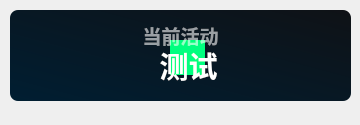
<?xml version="1.0" encoding="UTF-8"?>
<ui version="4.0">
 <class>Form</class>
 <widget class="QWidget" name="Form">
  <property name="geometry">
   <rect>
    <x>0</x>
    <y>0</y>
    <width>360</width>
    <height>125</height>
   </rect>
  </property>
  <property name="minimumSize">
   <size>
    <width>0</width>
    <height>100</height>
   </size>
  </property>
  <property name="maximumSize">
   <size>
    <width>16777215</width>
    <height>65536</height>
   </size>
  </property>
  <property name="windowTitle">
      <string>当前</string>
  </property>
  <widget class="QPushButton" name="subject">
   <property name="geometry">
    <rect>
     <x>10</x>
     <y>40</y>
     <width>341</width>
     <height>51</height>
    </rect>
   </property>
   <property name="font">
    <font>
     <family>Microsoft YaHei UI</family>
     <pointsize>22</pointsize>
     <weight>75</weight>
     <bold>true</bold>
    </font>
   </property>
   <property name="styleSheet">
    <string notr="true">QPushButton {
        qproperty-iconSize: 24px;
        color: white;
		border: none;
		color: rgba(255, 255, 255, 255);
		font-weight: bold
    }
</string>
   </property>
   <property name="text">
    <string>  测试</string>
   </property>
   <property name="icon">
    <iconset>
     <normaloff>../../../img/it.svg</normaloff>../../../img/it.svg</iconset>
   </property>
   <property name="iconSize">
    <size>
     <width>24</width>
     <height>24</height>
    </size>
   </property>
  </widget>
  <widget class="QLabel" name="blurEffect">
   <property name="geometry">
    <rect>
     <x>170</x>
     <y>40</y>
     <width>35</width>
     <height>35</height>
    </rect>
   </property>
   <property name="styleSheet">
    <string notr="true">background-color: rgb(0, 255, 127);
border-radius:20px</string>
   </property>
   <property name="text">
    <string/>
   </property>
  </widget>
  <widget class="QLabel" name="sub_title">
   <property name="geometry">
    <rect>
     <x>30</x>
     <y>0</y>
     <width>301</width>
     <height>71</height>
    </rect>
   </property>
   <property name="font">
    <font>
     <family>Microsoft YaHei UI</family>
     <pointsize>14</pointsize>
     <weight>75</weight>
     <bold>true</bold>
    </font>
   </property>
   <property name="styleSheet">
    <string notr="true">color: rgba(255, 255, 255, 150);
font-weight: bold;</string>
   </property>
   <property name="text">
    <string>当前活动</string>
   </property>
   <property name="textFormat">
    <enum>Qt::PlainText</enum>
   </property>
   <property name="alignment">
    <set>Qt::AlignCenter</set>
   </property>
  </widget>
  <widget class="QLabel" name="backgnd">
   <property name="geometry">
    <rect>
     <x>10</x>
     <y>10</y>
     <width>341</width>
     <height>91</height>
    </rect>
   </property>
   <property name="styleSheet">
    <string notr="true">background-color: qlineargradient(spread:pad, x1:0, y1:1, x2:1, y2:0, stop:0 rgba(0, 30, 50, 255), stop:1 rgba(15, 18, 22, 255));
border-radius: 8px</string>
   </property>
   <property name="text">
    <string/>
   </property>
  </widget>
  <widget class="QLabel" name="img">
   <property name="geometry">
    <rect>
     <x>30</x>
     <y>10</y>
     <width>91</width>
     <height>91</height>
    </rect>
   </property>
   <property name="styleSheet">
    <string notr="true"/>
   </property>
   <property name="pixmap">
    <pixmap>../img/1.png</pixmap>
   </property>
   <property name="scaledContents">
    <bool>true</bool>
   </property>
  </widget>
  <zorder>backgnd</zorder>
  <zorder>img</zorder>
  <zorder>blurEffect</zorder>
  <zorder>sub_title</zorder>
  <zorder>subject</zorder>
 </widget>
 <resources/>
 <connections/>
</ui>
